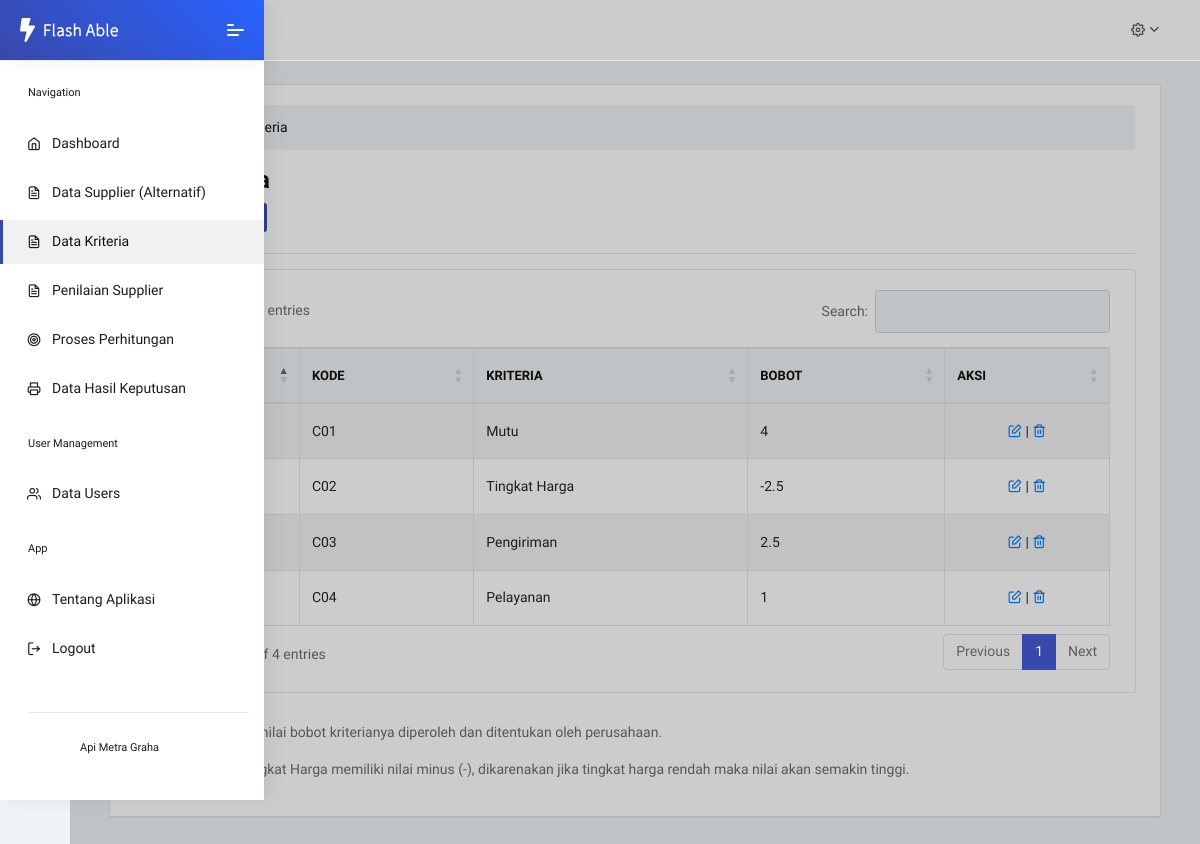
Page /kriteria.php on the committed database.
### tables this page shows
CREATE TABLE `kriteria` (
  `id_krt` int(11) NOT NULL,
  `kode_krt` varchar(11) NOT NULL,
  `nama_krt` varchar(150) NOT NULL,
  `bobot_krt` double NOT NULL
);

### kriteria.php (the view, shortened to what this page needs)
<?php
require "functions.php";
require('templates/header.php');
require('templates/navbar.php');
$kriteria = mysqli_query($conn, "SELECT * FROM kriteria");
?>
<div class="pcoded-main-container">
    <div class="pcoded-wrapper">
        <div class="pcoded-content">
            <div class="pcoded-inner-content">
                <div class="main-body">
                    <div class="col-md-12 col-xl-12">
                        <div class="card card-social">
                            <div class="card-block border-bottom">
                                <nav aria-label="breadcrumb">
                                    <ol class="breadcrumb">
                                        <li class="breadcrumb-item"><a href="#!">Home</a></li>
                                        <li class="breadcrumb-item active" aria-current="page">Data Kriteria</li>
                                    </ol>
                                </nav>
                                <h3>Data Kriteria</h3>
                                <a href="add-kriteria.php" class="btn btn-primary btn-sm">
                              </a>
                              <hr>
                              <div class="page-wrapper">
                                <div class="row">
                                    <div class="col-md-12">
                                        <div class="card">
                                            <div class="card-body table-border-style">
                                                <div class="table-responsive">
                                <table id="example" class="table table-striped table-bordered" style="width:100%">
                                    <thead>
                                        <tr>
                                            <th>No</th>
                                            <th>Kode</th>
                                            <th>Kriteria</th>
                                            <th>Bobot</th>
                                            <th>Aksi</th>
                                        </tr>
                                    </thead>
                                    <tbody>
                                        <?php $i = 1; ?>
                                        <?php foreach ($kriteria as $krt) : ?>
                                        <tr>
                                            <td><?= $i++;?></td>
                                            <td><?= $krt['kode_krt'];?></td>
                                            <td><?= $krt['nama_krt'];?></td>
                                            <td><?= $krt['bobot_krt'];?></td>
                                            <td class="text-center">
                                                <a href="edit-kriteria.php?id=<?= $krt['id_krt'];?>"><i class="feather icon-edit"></i></a> |
                                                <a href="hapus-kriteria.php?id=<?= $krt['id_krt'];?>"><i class="feather icon-trash-2"></i></a>
                                            </td>
                                        </tr>
                                        <?php endforeach; ?>
                                    </tbody>
                                </table>
                            </div>
                        </div>
                    </div>
                                <p>**Bobot kriteria dan nilai bobot kriterianya diperoleh dan ditentukan oleh perusahaan.</p>
                                <p>***Bobot kriteria <b>Tingkat Harga</b> memiliki nilai minus (-), dikarenakan jika tingkat harga rendah maka nilai akan semakin tinggi.</p>
                </div>
            </div>
        </div>
    </div>
            </div>
        </div>
    </div>
</div>
</div>
<?php
require('templates/footer.php');
?>

### rows in the picture
kriteria: kode_krt "C01", nama_krt "Mutu", bobot_krt "4"
kriteria: kode_krt "C02", nama_krt "Tingkat Harga", bobot_krt "-2.5"
kriteria: kode_krt "C03", nama_krt "Pengiriman", bobot_krt "2.5"
kriteria: kode_krt "C04", nama_krt "Pelayanan", bobot_krt "1"
